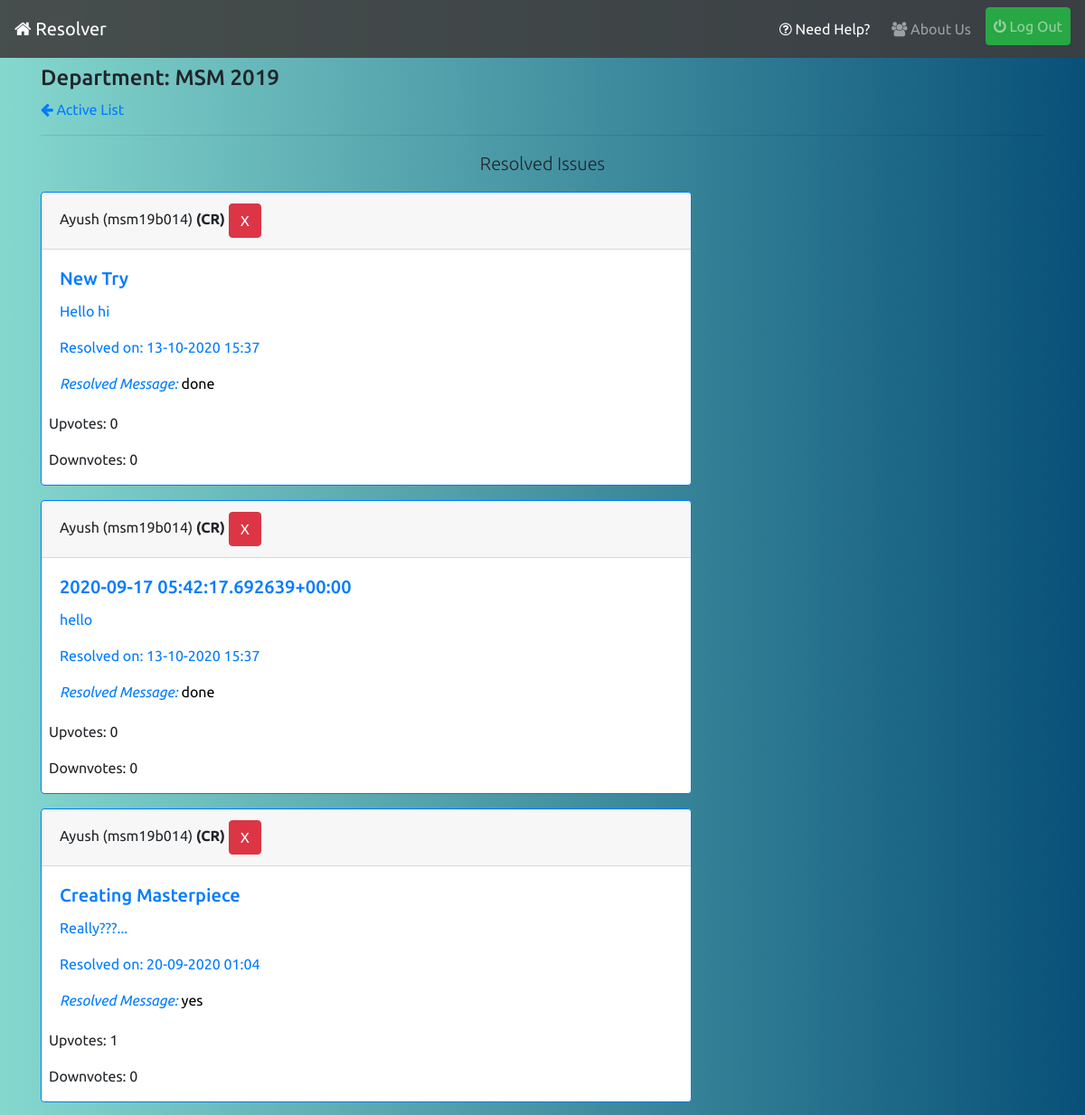
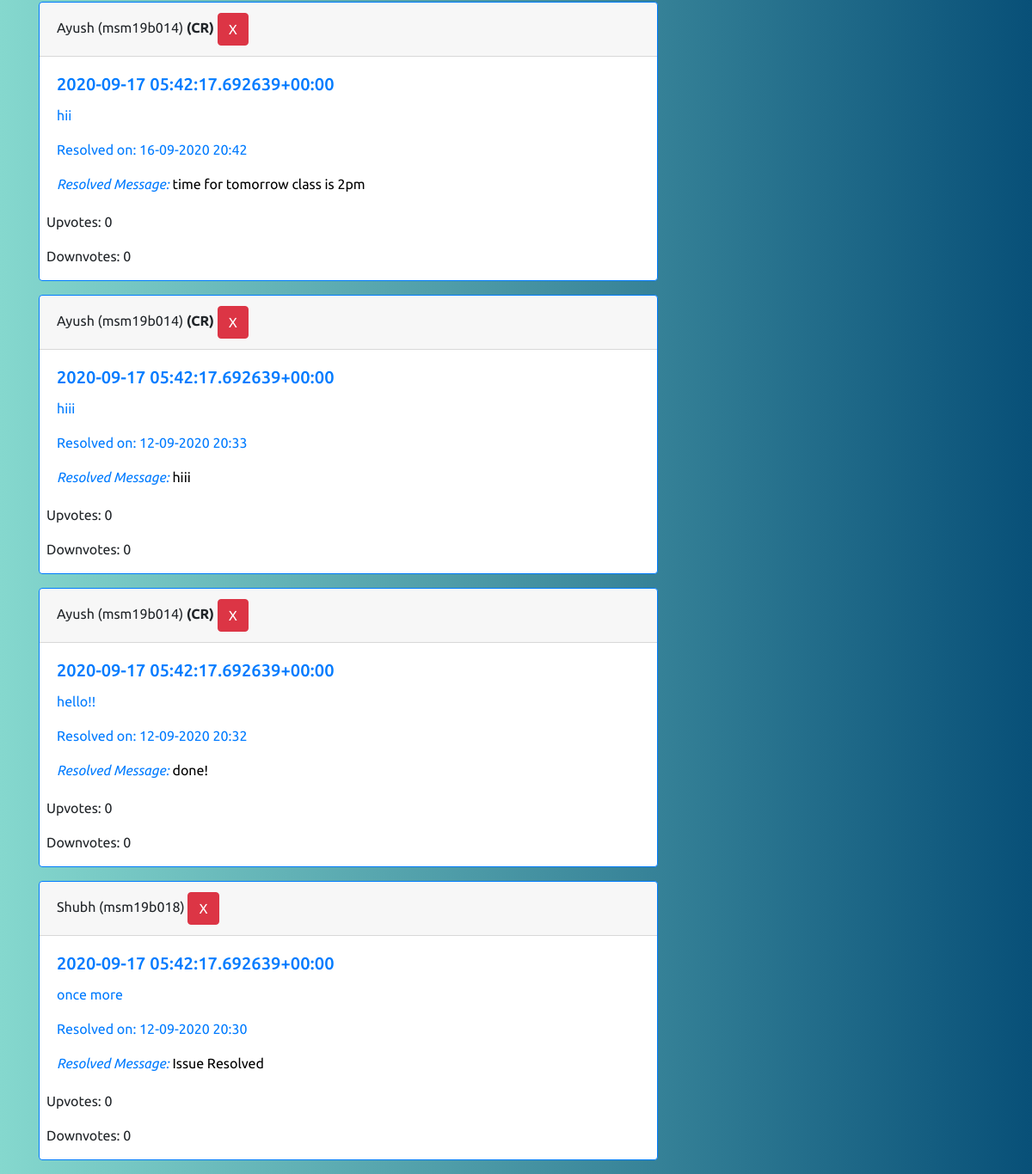
Screenshot of /resolved/ (signed in) with the database file from the repository (2 pictures, top to bottom).
### profiles/models.py (models this page shows, shortened)
class User(AbstractUser):
    pass

class UserInfo(models.Model):
    user = models.OneToOneField(User,on_delete=models.CASCADE,related_name='info')
    is_cr = models.BooleanField(default=False)
    department = models.CharField(max_length=20)
    join_year = models.CharField(max_length=4)
    institute = models.ForeignKey(Institute,on_delete=models.CASCADE,related_name='allusers')
    registered_on = models.DateTimeField(auto_now_add=True)
    total_upvotes = models.IntegerField(default=0)
    total_downvotes = models.IntegerField(default=0)
    total_novotes = models.IntegerField(default=0)
    class Meta:
        ordering = ['-total_upvotes','-total_downvotes','-total_novotes']

### reporter/models.py (models this page shows, shortened)
class Report(models.Model):
    user = models.ForeignKey(UserInfo,on_delete=models.CASCADE,blank=True)
    title = models.CharField('Subject',max_length=56)
    content = models.TextField('Issue')
    department = models.CharField(max_length=20,blank=True)
    year = models.CharField(max_length=4,blank=True)
    timestamp = models.DateTimeField(auto_now_add=True)
    updated = models.DateTimeField(auto_now=True)
    active = models.BooleanField(default=True)
    resolved = models.BooleanField(default=False)
    cr_line = models.CharField(max_length=256,null=True,blank=True)
    upvotes = models.IntegerField(default=0)
    downvotes = models.IntegerField(default=0)
    deadline = models.DateTimeField(null=True)
    class Meta:
        ordering = ['-timestamp']

### reporter/views.py (the view)
# urls.py: path('resolved/',views.resolved_view,name='resolved'),
@login_required
def resolved_view(request):
    qs = Report.objects.filter(active=False,department=request.user.info.department,year=request.user.info.join_year,resolved=True).order_by('-updated')
    return render(request,'reporter/resolved.html',{'issue_list':qs})

### reporter/context-processors.py (called while the page is built)
def pending_issue_list_context(request):
    if request.user.is_superuser:
        return {}
    pending=-1
    if request.user.is_authenticated:
        pending = Report.objects.filter(active=False,department=request.user.info.department,year=request.user.info.join_year,resolved=False).count()
    return {"pending_issue_count":pending}

def resolved_issue_list_context(request):
    if request.user.is_superuser:
        return {}
    resolved=-1
    if request.user.is_authenticated:
        resolved = Report.objects.filter(active=False,department=request.user.info.department,year=request.user.info.join_year,resolved=True).count()
    return {"resolved_issue_count":resolved}

def pending_contact_list_context(request):
    if request.user.is_superuser:
        return {}
    pending=-1
    if request.user.is_authenticated:
        pending = ContactList.objects.filter(department=request.user.info.department,year=request.user.info.join_year,approved=False).count()
    return {"pending_contact_count":pending}

def live_polls_count_context(request):
    if request.user.is_superuser:
        return {}
    count = -1
    if request.user.is_authenticated:
        count = Poll.objects.filter(active=True,department=request.user.info.department,join=request.user.info.join_year).count()
    return {"live_polls_count":count}

### reporter/templates/reporter/resolved.html (shortened to what this page needs)
{% extends 'base.html' %}
{% load static %}
{% block content %}
{% if request.user.is_authenticated %}
    <h4 class="mt-2">Department: {{request.user.info.department|upper}} {{request.user.info.join_year}}</h4>
    <a href="{% url 'reporter:index' %}"><i class="fa fa-arrow-left"></i> Active List</a>
    <hr>
    <p class="mt-2 lead text-center">Resolved Issues</p>
    {% for issue in issue_list %}
    <div class="card border-primary mb-3" style="max-width: 45rem;">
        <div class="card-header">{{issue.user.user.first_name}} ({{issue.user.user.username}}) {% if issue.user.is_cr %}<strong>(CR)</strong>{% endif %} {% if request.user.info.is_cr %}<button type="button" class="btn btn-danger" data-toggle="modal" data-target="#deleteModal">X</button>{% endif %}</div>
        <div class="card-body text-primary">
          <h5 class="card-title">{{issue.title}}</h5>
          <p class="card-text" >{{issue.content|safe}}</p>
          <p class="card-text">Resolved on: {{issue.updated|date:'d-m-Y H:i'}}</p>
          <p class="card-text resolve-message"><em>Resolved Message: </em><span style="color: black;">{{issue.cr_line}}</span></p>
        </div>
        <div class="results ml-2">
            <p>Upvotes: {{issue.upvotes}}</p>
            <p>Downvotes: {{issue.downvotes}}</p>
        </div>
    </div>
    {% empty %}
    <p class="lead">No Issues, Resolved yet!</p>
    {% endfor %}
{% endif %}
{% endblock %}

### static/css/style.css (style rules this page uses)
body { background: #085078; background: -webkit-linear-gradient(to right, #85D8CE, #085078); background: linear-gradient(to right, #85D8CE, #085078); font-family: 'Ubuntu', sans-serif; }

### rows the page displays
User: user.info.department "MSM", user.info.join_year "2019"
Report: user.user.first_name "Ayush", user.user.username "msm19b014", shows "(CR)", title "New Try", content "Hello hi", updated "13-10-2020 15:37", cr_line "done", upvotes "0", downvotes "0"
Report: user.user.first_name "Ayush", user.user.username "msm19b014", shows "(CR)", title "2020-09-17 05:42:17.692639+00:00", content "hello", updated "13-10-2020 15:37", cr_line "done", upvotes "0", downvotes "0"
Report: user.user.first_name "Ayush", user.user.username "msm19b014", shows "(CR)", title "Creating Masterpiece", content "Really???...", updated "20-09-2020 01:04", cr_line "yes", upvotes "1", downvotes "0"
Report: user.user.first_name "Ayush", user.user.username "msm19b014", shows "(CR)", title "2020-09-17 05:42:17.692639+00:00", content "hii", updated "16-09-2020 20:42", cr_line "time for tomorrow class is 2pm", upvotes "0", downvotes "0"
Report: user.user.first_name "Ayush", user.user.username "msm19b014", shows "(CR)", title "2020-09-17 05:42:17.692639+00:00", content "hiii", updated "12-09-2020 20:33", cr_line "hiii", upvotes "0", downvotes "0"
Report: user.user.first_name "Ayush", user.user.username "msm19b014", shows "(CR)", title "2020-09-17 05:42:17.692639+00:00", content "hello!!", updated "12-09-2020 20:32", cr_line "done!", upvotes "0", downvotes "0"
Report: user.user.first_name "Shubh", user.user.username "msm19b018", title "2020-09-17 05:42:17.692639+00:00", content "once more", updated "12-09-2020 20:30", cr_line "Issue Resolved", upvotes "0", downvotes "0"
